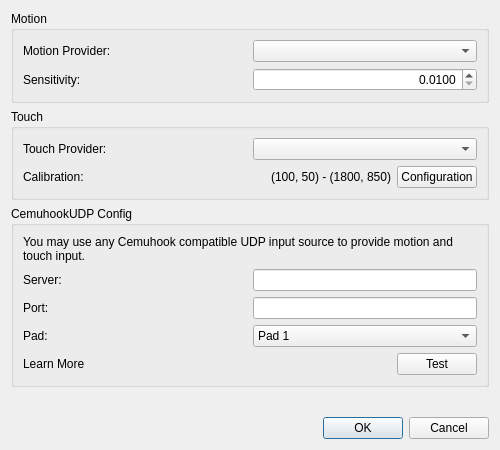
<?xml version="1.0" encoding="UTF-8"?>
<ui version="4.0">
 <class>ConfigurationMotionTouch</class>
 <widget class="QDialog" name="ConfigurationMotionTouch">
  <property name="windowTitle">
   <string>Configuration Motion / Touch</string>
  </property>
  <property name="geometry">
   <rect>
    <x>0</x>
    <y>0</y>
    <width>500</width>
    <height>450</height>
   </rect>
  </property>
  <layout class="QVBoxLayout">
   <item>
    <widget class="QGroupBox" name="motion_group_box">
     <property name="title">
      <string>Motion</string>
     </property>
     <layout class="QVBoxLayout">
      <item>
       <layout class="QHBoxLayout">
        <item>
         <widget class="QLabel" name="motion_provider_label">
          <property name="text">
           <string>Motion Provider:</string>
          </property>
         </widget>
        </item>
        <item>
         <widget class="QComboBox" name="motion_provider"/>
        </item>
       </layout>
      </item>
      <item>
       <layout class="QHBoxLayout">
        <item>
         <widget class="QLabel" name="motion_sensitivity_label">
          <property name="text">
           <string>Sensitivity:</string>
          </property>
         </widget>
        </item>
        <item>
         <widget class="QDoubleSpinBox" name="motion_sensitivity">
          <property name="alignment">
           <set>Qt::AlignRight|Qt::AlignTrailing|Qt::AlignVCenter</set>
          </property>
          <property name="decimals">
           <number>4</number>
          </property>
          <property name="minimum">
           <double>0.010000000000000</double>
          </property>
          <property name="maximum">
           <double>10.000000000000000</double>
          </property>
          <property name="singleStep">
           <double>0.001000000000000</double>
          </property>
          <property name="value">
           <double>0.010000000000000</double>
          </property>
         </widget>
        </item>
       </layout>
      </item>
     </layout>
    </widget>
   </item>
   <item>
    <widget class="QGroupBox" name="touch_group_box">
     <property name="title">
      <string>Touch</string>
     </property>
     <layout class="QVBoxLayout">
      <item>
       <layout class="QHBoxLayout">
        <item>
         <widget class="QLabel" name="touch_provider_label">
          <property name="text">
           <string>Touch Provider:</string>
          </property>
         </widget>
        </item>
        <item>
         <widget class="QComboBox" name="touch_provider"/>
        </item>
       </layout>
      </item>
      <item>
       <layout class="QHBoxLayout">
        <item>
         <widget class="QLabel" name="touch_calibration_label">
          <property name="text">
           <string>Calibration:</string>
          </property>
         </widget>
        </item>
        <item>
         <widget class="QLabel" name="touch_calibration">
          <property name="text">
           <string>(100, 50) - (1800, 850)</string>
          </property>
          <property name="alignment">
           <set>Qt::AlignRight|Qt::AlignTrailing|Qt::AlignVCenter</set>
          </property>
         </widget>
        </item>
        <item>
         <widget class="QPushButton" name="touch_calibration_config">
          <property name="sizePolicy">
           <sizepolicy hsizetype="Maximum" vsizetype="Fixed">
            <horstretch>0</horstretch>
            <verstretch>0</verstretch>
           </sizepolicy>
          </property>
          <property name="text">
           <string>Configuration</string>
          </property>
         </widget>
        </item>
       </layout>
      </item>
     </layout>
    </widget>
   </item>
   <item>
    <widget class="QGroupBox" name="udp_config_group_box">
     <property name="title">
      <string>CemuhookUDP Config</string>
     </property>
     <layout class="QVBoxLayout">
      <item>
       <widget class="QLabel" name="udp_help">
        <property name="text">
         <string>You may use any Cemuhook compatible UDP input source to provide motion and touch input.</string>
        </property>
        <property name="alignment">
         <set>Qt::AlignLeading|Qt::AlignLeft|Qt::AlignTop</set>
        </property>
        <property name="wordWrap">
         <bool>true</bool>
        </property>
       </widget>
      </item>
      <item>
       <layout class="QHBoxLayout">
        <item>
         <widget class="QLabel" name="udp_server_label">
          <property name="text">
           <string>Server:</string>
          </property>
         </widget>
        </item>
        <item>
         <widget class="QLineEdit" name="udp_server">
          <property name="sizePolicy">
           <sizepolicy hsizetype="Minimum" vsizetype="Fixed">
            <horstretch>0</horstretch>
            <verstretch>0</verstretch>
           </sizepolicy>
          </property>
         </widget>
        </item>
       </layout>
      </item>
      <item>
       <layout class="QHBoxLayout">
        <item>
         <widget class="QLabel" name="udp_port_label">
          <property name="text">
           <string>Port:</string>
          </property>
         </widget>
        </item>
        <item>
         <widget class="QLineEdit" name="udp_port">
          <property name="sizePolicy">
           <sizepolicy hsizetype="Minimum" vsizetype="Fixed">
            <horstretch>0</horstretch>
            <verstretch>0</verstretch>
           </sizepolicy>
          </property>
         </widget>
        </item>
       </layout>
      </item>
      <item>
       <layout class="QHBoxLayout">
        <item>
         <widget class="QLabel" name="udp_pad_index_label">
          <property name="text">
           <string>Pad:</string>
          </property>
         </widget>
        </item>
        <item>
         <widget class="QComboBox" name="udp_pad_index">
          <item>
           <property name="text">
            <string>Pad 1</string>
           </property>
          </item>
          <item>
           <property name="text">
            <string>Pad 2</string>
           </property>
          </item>
          <item>
           <property name="text">
            <string>Pad 3</string>
           </property>
          </item>
          <item>
           <property name="text">
            <string>Pad 4</string>
           </property>
          </item>
         </widget>
        </item>
       </layout>
      </item>
      <item>
       <layout class="QHBoxLayout">
        <item>
         <widget class="QLabel" name="udp_learn_more">
          <property name="text">
           <string>Learn More</string>
          </property>
         </widget>
        </item>
        <item>
         <widget class="QPushButton" name="udp_test">
          <property name="sizePolicy">
           <sizepolicy hsizetype="Maximum" vsizetype="Fixed">
            <horstretch>0</horstretch>
            <verstretch>0</verstretch>
           </sizepolicy>
          </property>
          <property name="text">
           <string>Test</string>
          </property>
         </widget>
        </item>
       </layout>
      </item>
     </layout>
    </widget>
   </item>
   <item>
    <spacer>
     <property name="orientation">
      <enum>Qt::Vertical</enum>
     </property>
     <property name="sizeHint" stdset="0">
      <size>
       <width>167</width>
       <height>55</height>
      </size>
     </property>
    </spacer>
   </item>
   <item>
    <widget class="QDialogButtonBox" name="buttonBox">
     <property name="standardButtons">
      <set>QDialogButtonBox::Cancel|QDialogButtonBox::Ok</set>
     </property>
    </widget>
   </item>
  </layout>
 </widget>
 <resources/>
 <connections>
  <connection>
   <sender>buttonBox</sender>
   <signal>accepted()</signal>
   <receiver>ConfigurationMotionTouch</receiver>
   <slot>ApplyConfiguration()</slot>
   <hints>
    <hint type="sourcelabel">
     <x>220</x>
     <y>380</y>
    </hint>
    <hint type="destinationlabel">
     <x>220</x>
     <y>200</y>
    </hint>
   </hints>
  </connection>
 </connections>
</ui>
